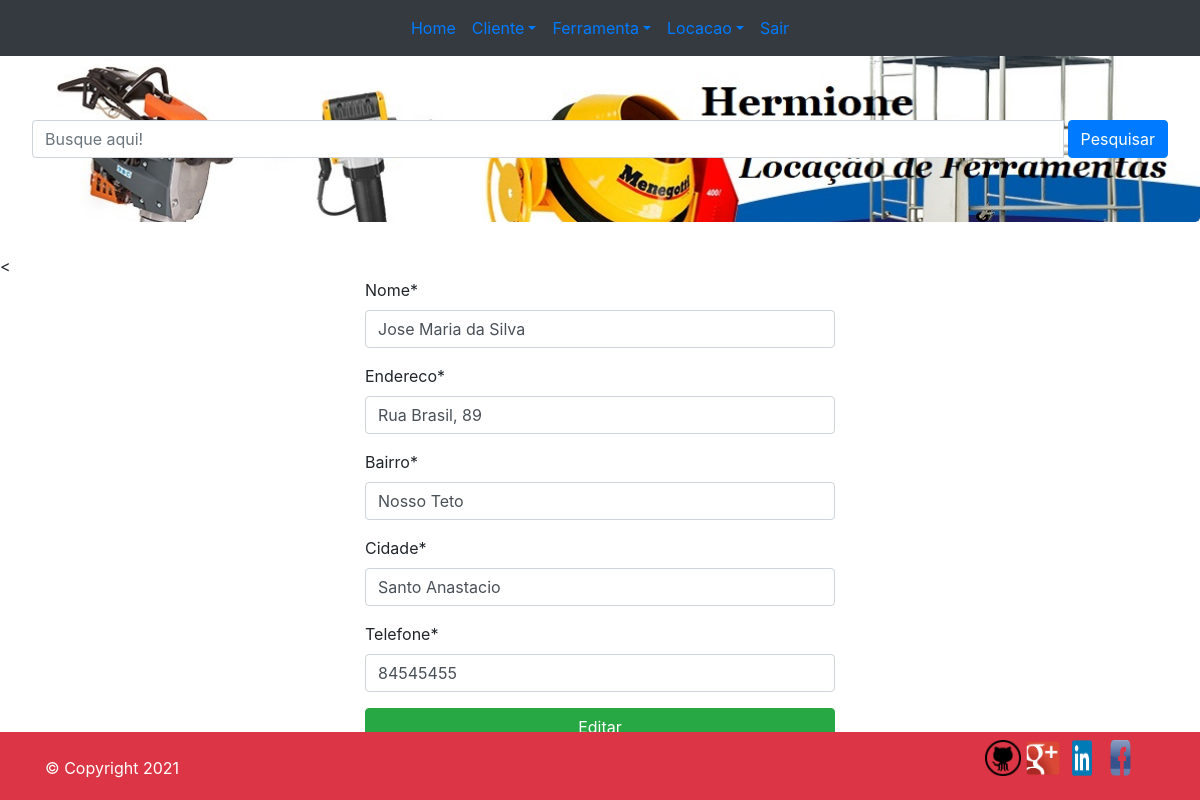
The page /editar/1 on the database its author committed.
### cliente/models.py (models this page shows, shortened)
class Cliente(models.Model):
    nome = models.CharField(max_length=200)
    endereco = models.CharField(max_length=300)
    bairro = models.CharField(max_length=200)
    cidade = models.CharField(max_length=300)
    telefone = models.CharField(max_length=200)

### cliente/views.py (the view)
# urls.py: path('editar/<int:id>', editar, name = 'editar'),
def editar(request, id):
	clie = get_object_or_404(Cliente, pk = id)
	form = Clienteform(instance = clie)
	if request.method == "POST":
		form = Clienteform(request.POST, instance = clie)
		if form.is_valid():
			clie = form.save()
			clie.save()
			return redirect('clientes')
		else:
			return render(request, "locacao/editar_clientes.html", {'form':form, 'clie':clie})
	else:
		return render(request, "locacao/editar_clientes.html", {'form':form, 'clie':clie})

### cliente/forms.py
class Clienteform(forms.ModelForm):
	class Meta:
		model = Cliente
		fields = '__all__'

### templates/locacao/editar_clientes.html (shortened to what this page needs)
{% extends "locacao/base.html" %}
{% load crispy_forms_tags %}
{% block content %}
<div class="container col-lg-5 mb-5">
	<form action="." method="POST" enctype="multipart/form-data">
		{{ form | crispy }}
		<input type="submit" value="Editar" class="input-group btn btn-success mb-5">
	</form>
</div>
{% endblock content %}

### rows shown on the page
Cliente: nome "Jose Maria da Silva", endereco "Rua Brasil, 89", bairro "Nosso Teto", cidade "Santo Anastacio", telefone "84545455"
